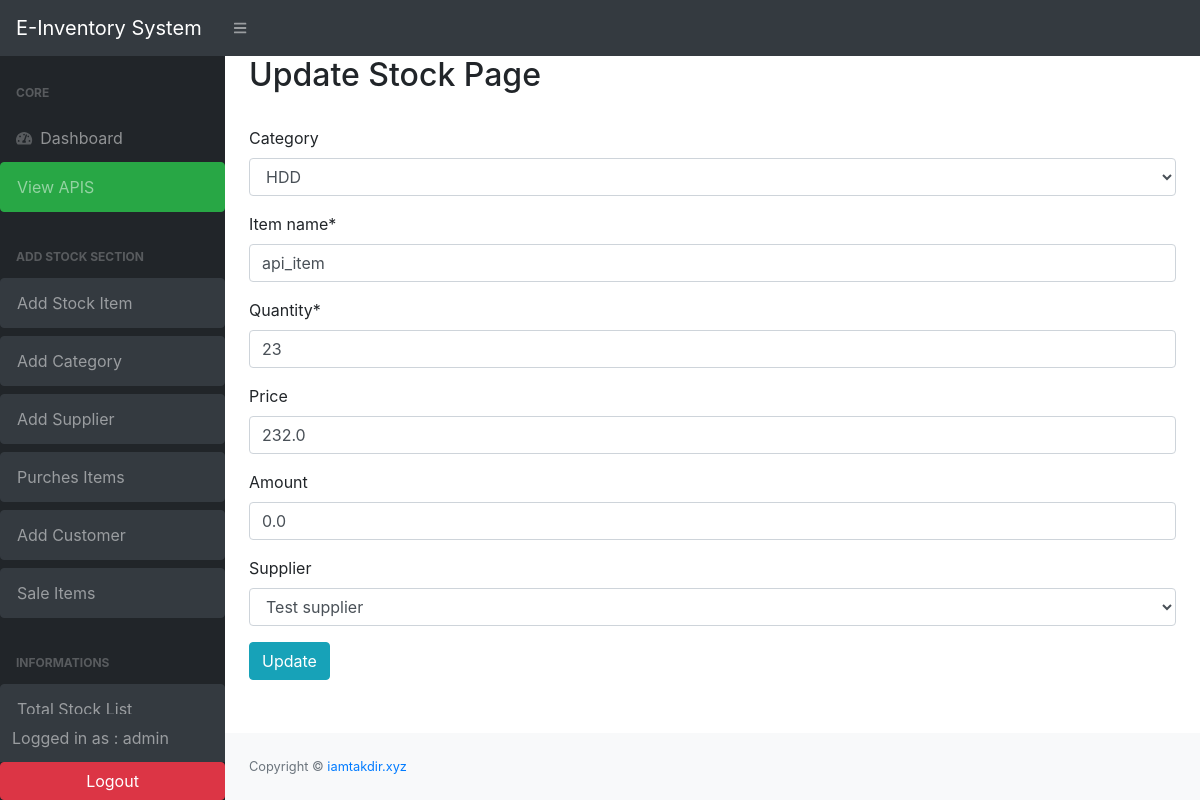
Page /update_stock/4/ (signed in) on the earlier database version.
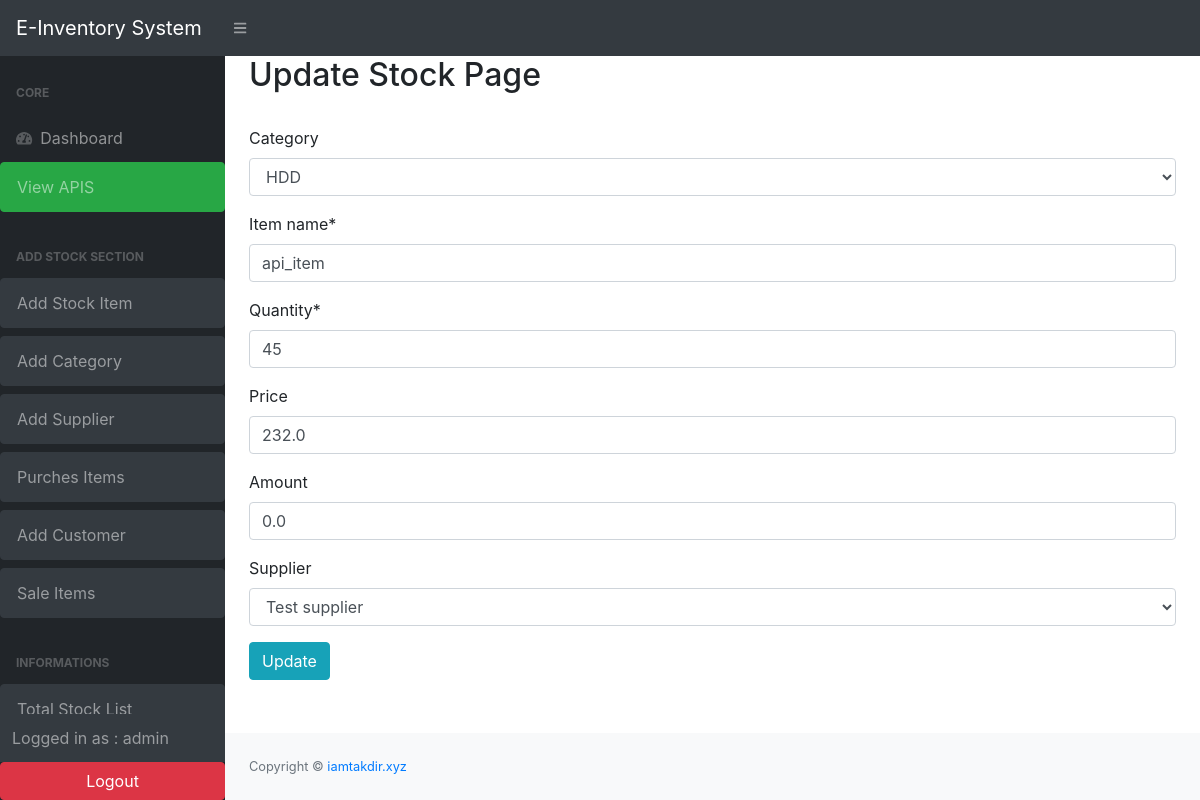
Same page on the later database version.
### stock/models.py (models this page shows, shortened)
class Stock( models.Model):
    id = models.AutoField(primary_key=True)
    category =models.ForeignKey(Category, on_delete=models.SET_NULL, null=True,blank=True)
    item_name = models.CharField(max_length=200, null=True)
    quantity = models.IntegerField(default=0)
    price = models.FloatField(null=True, blank=True,default= 0)
    amount = models.FloatField(null=True, blank=True,default= 0)
    supplier= models.ForeignKey(Supplier, on_delete=models.SET_NULL, null=True,blank=True)
    last_updated=models.DateTimeField(auto_now_add=False,auto_now=True)
    timestamp= models.DateTimeField(auto_now_add=True,auto_now=False,)
    is_deleted = models.BooleanField(default=False)

### stock/views.py (the view)
# urls.py: path('update_stock/<str:pk>/', views.Update_stock_form, name="update_stock"),
@login_required(login_url='user_login')
def Update_stock_form (request,pk):
    items = Stock.objects.get(id=pk)
    form = Add_stock_form(instance=items)
    if request.method=='POST':
        form = Add_stock_form(request.POST,instance=items)
        if form.is_valid():
            form.save()
            messages.success(request, 'Successfully Updated Stock')
            return redirect('list_items')
    context ={
        'form' : form
    }
    return render (request,'stock/update_stock.html',context)

### stock/forms.py
class Add_stock_form (forms.ModelForm):
    class Meta:
        model = Stock
        fields = ['category','item_name', 'quantity','price','amount', 'supplier']

### stock/models.py (called while the page is built)
    def __str__(self):
        return self.cat_name

    def __str__(self):
        return self.sup_name

### stock/templates/stock/update_stock.html (shortened to what this page needs)
{%extends 'base.html' %}
{% load crispy_forms_tags %}
{% block content %}
<div class="row">
    <div class="col">
        <div class="container">
            <h2>Update Stock Page</h2>
            <br>
            <form action="" method="POST">
                {{form|crispy}}
                <button type="submit" class="btn btn-info">Update</button>
            </form>
        </div>
    </div>
</div>
{% endblock %}

Differences in the rows shown:
changed Stock "HDD": quantity "23" → "45"
